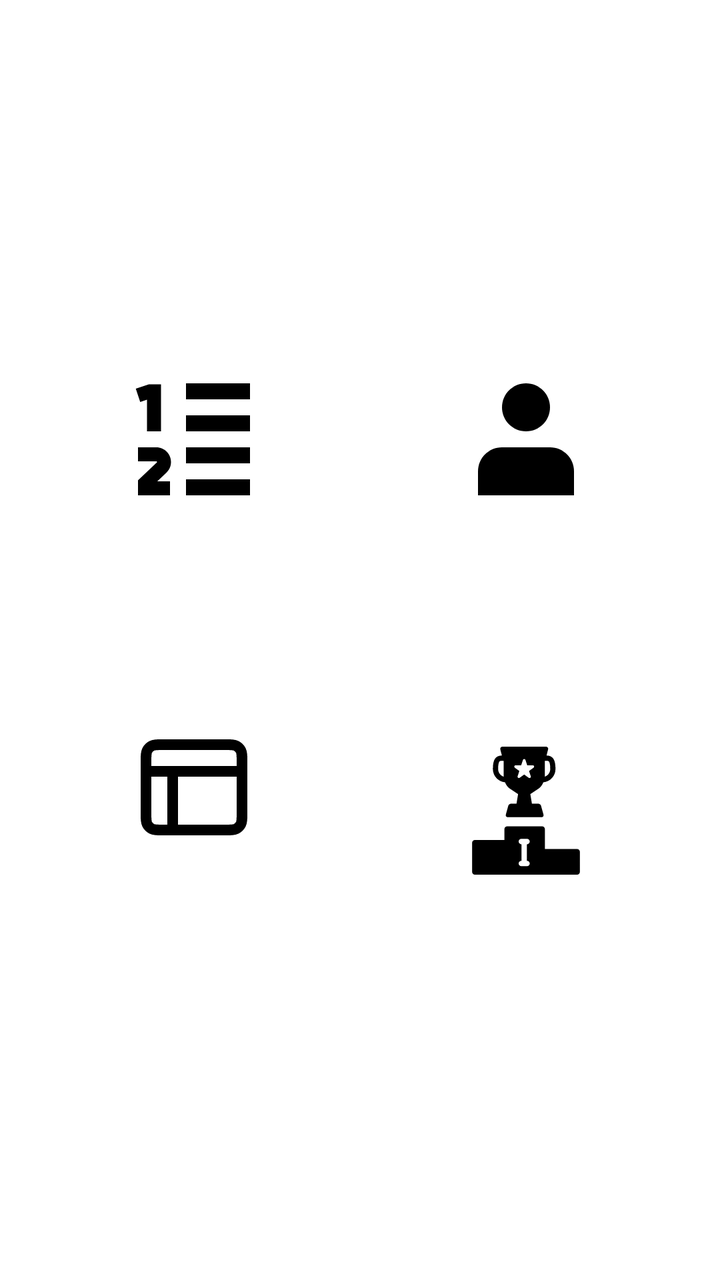
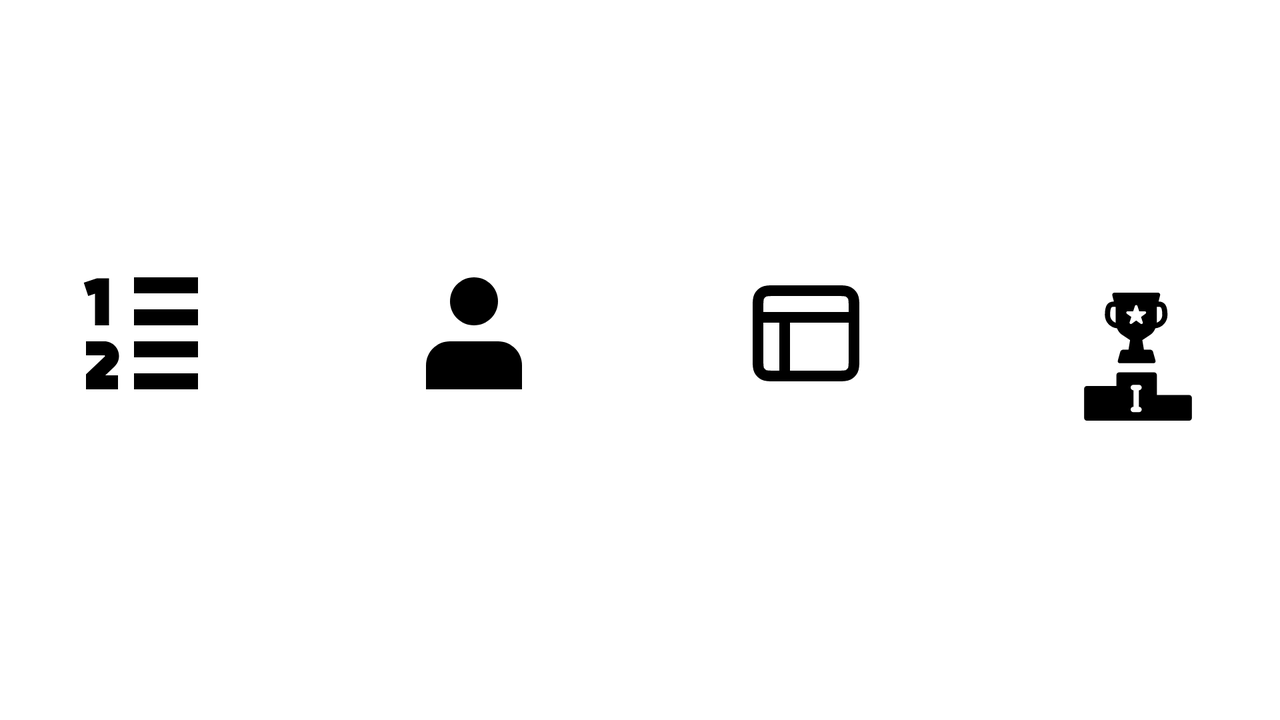

First picture: res/layout/ on a phone held upright. Second picture: the repository's own variant of that layout, on a device whose configuration matches the variant's folder. Source for both follows.
<!-- AndroidManifest.xml: application theme Theme.GeneradorDeEmparejamientos -->
<!-- res/layout/activity_tournament.xml -->
<?xml version="1.0" encoding="utf-8"?>
<LinearLayout xmlns:android="http://schemas.android.com/apk/res/android"
    xmlns:tools="http://schemas.android.com/tools"
    xmlns:app="http://schemas.android.com/apk/res-auto"
    android:id="@+id/main"
    android:layout_width="match_parent"
    android:layout_height="match_parent"
    android:gravity="center"
    android:orientation="vertical"
    android:padding="16dp"
    android:layout_marginTop="35dp"
    android:layout_marginBottom="20dp"
    tools:context=".presentation.TournamentActivity">

    <LinearLayout
        android:layout_width="match_parent"
        android:layout_height="wrap_content">
        <TextView
            android:layout_width="match_parent"
            android:layout_height="wrap_content"
            android:text="@string/tournamentTitle"
            android:textAlignment="center"
            android:textSize="24sp"
            android:textStyle="bold"
            android:textColor="?attr/colorOnBackground"/>
    </LinearLayout>

    <LinearLayout
        android:layout_width="match_parent"
        android:layout_height="wrap_content"
        android:orientation="horizontal"
        android:gravity="center"
        android:padding="4dp">

        <LinearLayout
            android:id="@+id/roundsCard"
            android:orientation="vertical"
            android:layout_width="150dp"
            android:layout_height="150dp"
            android:background="@drawable/card_background"
            android:layout_margin="8dp"
            android:padding="8dp"
            android:gravity="center">
            <ImageView
                android:layout_width="match_parent"
                android:layout_height="80dp"
                android:src="@drawable/list_ordered_svgrepo_com"
                android:padding="8dp"
                android:background="?attr/selectableItemBackground"
                app:tint="?attr/colorOnBackground"
                android:contentDescription="@string/roundsListDescription"/>

            <TextView
                android:id="@+id/roundsTitle"
                android:layout_width="wrap_content"
                android:layout_height="wrap_content"
                android:text="@string/roundsText"
                android:textAlignment="center"
                android:textSize="20sp"
                android:textStyle="bold"
                android:layout_gravity="center"
                android:textColor="?attr/colorOnBackground"/>
        </LinearLayout>
        <LinearLayout
            android:id="@+id/playersCard"
            android:orientation="vertical"
            android:layout_width="150dp"
            android:layout_height="150dp"
            android:background="@drawable/card_background"
            android:layout_margin="8dp"
            android:padding="8dp"
            android:gravity="center">

            <ImageView
                android:layout_width="match_parent"
                android:layout_height="80dp"
                android:src="@drawable/user_svgrepo_com"
                android:padding="8dp"
                android:background="?attr/selectableItemBackground"
                app:tint="?attr/colorOnBackground"
                android:contentDescription="@string/playersIconDescription"/>

            <TextView
                android:id="@+id/playersTitle"
                android:layout_width="wrap_content"
                android:layout_height="wrap_content"
                android:text="@string/playersText"
                android:textAlignment="center"
                android:textSize="20sp"
                android:textStyle="bold"
                android:layout_gravity="center"
                android:textColor="?attr/colorOnBackground"/>
        </LinearLayout>
    </LinearLayout>

    <LinearLayout
        android:layout_width="match_parent"
        android:layout_height="wrap_content"
        android:orientation="horizontal"
        android:gravity="center"
        android:padding="4dp">
        <LinearLayout
            android:id="@+id/tableCard"
            android:orientation="vertical"
            android:layout_width="150dp"
            android:layout_height="150dp"
            android:background="@drawable/card_background"
            android:layout_margin="8dp"
            android:padding="8dp"
            android:gravity="center">
            <ImageView
                android:layout_width="match_parent"
                android:layout_height="80dp"
                android:contentDescription="@string/tableIconDescription"
                android:src="@drawable/table_layout_svgrepo_com"
                android:padding="8dp"
                android:background="?attr/selectableItemBackground"
                app:tint="?attr/colorOnBackground"/>

            <TextView
                android:id="@+id/tableTitle"
                android:layout_width="wrap_content"
                android:layout_height="wrap_content"
                android:text="@string/tableText"
                android:textAlignment="center"
                android:textSize="20sp"
                android:textStyle="bold"
                android:layout_gravity="center"
                android:textColor="?attr/colorOnBackground"/>
        </LinearLayout>
        <LinearLayout
            android:id="@+id/classificationCard"
            android:orientation="vertical"
            android:layout_width="150dp"
            android:layout_height="150dp"
            android:background="@drawable/card_background"
            android:layout_margin="8dp"
            android:padding="8dp"
            android:gravity="center">
            <ImageView
                android:layout_width="match_parent"
                android:layout_height="80dp"
                android:src="@drawable/podium_with_cup_svgrepo_com"
                android:padding="8dp"
                android:background="?attr/selectableItemBackground"
                app:tint="?attr/colorOnBackground"
                android:contentDescription="@string/classificationIconDescription"/>

            <TextView
                android:id="@+id/classificationTitle"
                android:layout_width="wrap_content"
                android:layout_height="wrap_content"
                android:text="@string/classificationText"
                android:textAlignment="center"
                android:textSize="20sp"
                android:textStyle="bold"
                android:layout_gravity="center"
                android:textColor="?attr/colorOnBackground"/>
        </LinearLayout>
    </LinearLayout>

    <Button
        android:id="@+id/exitButton"
        android:layout_width="match_parent"
        android:layout_height="wrap_content"
        android:text="@string/exitText"
        android:layout_marginTop="16dp"
        android:backgroundTint="@android:color/holo_red_dark"
        android:textColor="@android:color/white"/>

</LinearLayout>
<!-- resources referenced by this layout -->
<resources>
  <!-- drawable list_ordered_svgrepo_com (drawable) -->
  <vector xmlns:android="http://schemas.android.com/apk/res/android"
      android:width="200dp"
      android:height="200dp"
      android:viewportWidth="16"
      android:viewportHeight="16">
    <path
        android:pathData="M7,1H15V3H7V1Z"
        android:fillColor="#000000"/>
    <path
        android:pathData="M7,5H15V7H7V5Z"
        android:fillColor="#000000"/>
    <path
        android:pathData="M15,9H7V11H15V9Z"
        android:fillColor="#000000"/>
    <path
        android:pathData="M7,13H15V15H7V13Z"
        android:fillColor="#000000"/>
    <path
        android:pathData="M3.289,10.75H1V9H3.289C4.303,9 5.125,9.822 5.125,10.836C5.125,11.341 4.918,11.823 4.552,12.17L3.411,13.25H5V15H1V13.124L3.348,10.899C3.365,10.883 3.375,10.86 3.375,10.836C3.375,10.789 3.336,10.75 3.289,10.75Z"
        android:fillColor="#000000"/>
    <path
        android:pathData="M2.358,1.125L0.723,1.67L1.277,3.33L2.125,3.047V7H3.875V1.125H2.358Z"
        android:fillColor="#000000"/>
  </vector>
  <!-- drawable podium_with_cup_svgrepo_com: vector/xml drawable (drawable, 2575 chars, omitted) -->
  <!-- drawable table_layout_svgrepo_com (drawable) -->
  <vector xmlns:android="http://schemas.android.com/apk/res/android"
      android:width="200dp"
      android:height="200dp"
      android:viewportWidth="24"
      android:viewportHeight="24">
    <path
        android:pathData="M4,9L20,9M8,9V20M6.2,20H17.8C18.92,20 19.48,20 19.908,19.782C20.284,19.59 20.59,19.284 20.782,18.908C21,18.48 21,17.92 21,16.8V7.2C21,6.08 21,5.52 20.782,5.092C20.59,4.716 20.284,4.41 19.908,4.218C19.48,4 18.92,4 17.8,4H6.2C5.08,4 4.52,4 4.092,4.218C3.716,4.41 3.41,4.716 3.218,5.092C3,5.52 3,6.08 3,7.2V16.8C3,17.92 3,18.48 3.218,18.908C3.41,19.284 3.716,19.59 4.092,19.782C4.52,20 5.08,20 6.2,20Z"
        android:strokeLineJoin="round"
        android:strokeWidth="2"
        android:fillColor="#00000000"
        android:strokeColor="#000000"
        android:strokeLineCap="round"/>
  </vector>
  <!-- drawable user_svgrepo_com (drawable) -->
  <vector xmlns:android="http://schemas.android.com/apk/res/android"
      android:width="200dp"
      android:height="200dp"
      android:viewportWidth="16"
      android:viewportHeight="16">
    <path
        android:pathData="M8,7C9.657,7 11,5.657 11,4C11,2.343 9.657,1 8,1C6.343,1 5,2.343 5,4C5,5.657 6.343,7 8,7Z"
        android:fillColor="#000000"/>
    <path
        android:pathData="M14,12C14,10.343 12.657,9 11,9H5C3.343,9 2,10.343 2,12V15H14V12Z"
        android:fillColor="#000000"/>
  </vector>
  <string name="classificationIconDescription">Ver Clasificación</string>
  <string name="classificationText">Clasificación</string>
  <string name="exitText">Salir del torneo</string>
  <string name="playersIconDescription">Ver Lista de Participantes</string>
  <string name="playersText">Lista de participantes</string>
  <string name="roundsListDescription">Ver lista de rondas</string>
  <string name="roundsText">Lista de rondas</string>
  <string name="tableIconDescription">Ver Tabla de resultados</string>
  <string name="tableText">Tabla de resultados</string>
  <string name="tournamentTitle">Torneo de Tennis de Mesa</string>
</resources>
<!-- res/layout-land/activity_tournament.xml (the repository's variant of the layout above) -->
<!-- drawn on the phone turned sideways -->
<?xml version="1.0" encoding="utf-8"?>
<LinearLayout xmlns:android="http://schemas.android.com/apk/res/android"
    xmlns:tools="http://schemas.android.com/tools"
    xmlns:app="http://schemas.android.com/apk/res-auto"
    android:id="@+id/main"
    android:layout_width="match_parent"
    android:layout_height="match_parent"
    android:gravity="center"
    android:orientation="vertical"
    android:padding="16dp"
    android:layout_marginTop="35dp"
    android:layout_marginBottom="20dp"
    tools:context=".presentation.TournamentActivity">

    <LinearLayout
        android:layout_width="match_parent"
        android:layout_height="wrap_content">
        <TextView
            android:layout_width="match_parent"
            android:layout_height="wrap_content"
            android:text="@string/tournamentTitle"
            android:textAlignment="center"
            android:textSize="24sp"
            android:textStyle="bold"
            android:textColor="?attr/colorOnBackground"/>
    </LinearLayout>

    <LinearLayout
        android:layout_width="match_parent"
        android:layout_height="wrap_content"
        android:orientation="horizontal"
        android:gravity="center"
        android:padding="4dp">

        <LinearLayout
            android:id="@+id/roundsCard"
            android:orientation="vertical"
            android:layout_width="150dp"
            android:layout_height="150dp"
            android:background="@drawable/card_background"
            android:layout_margin="8dp"
            android:padding="8dp"
            android:gravity="center">
            <ImageView
                android:layout_width="match_parent"
                android:layout_height="80dp"
                android:src="@drawable/list_ordered_svgrepo_com"
                android:padding="8dp"
                android:background="?attr/selectableItemBackground"
                app:tint="?attr/colorOnBackground"
                android:contentDescription="@string/roundsListDescription"/>

            <TextView
                android:id="@+id/roundsTitle"
                android:layout_width="wrap_content"
                android:layout_height="wrap_content"
                android:text="@string/roundsText"
                android:textAlignment="center"
                android:textSize="20sp"
                android:textStyle="bold"
                android:layout_gravity="center"
                android:textColor="?attr/colorOnBackground"/>
        </LinearLayout>
        <LinearLayout
            android:id="@+id/playersCard"
            android:orientation="vertical"
            android:layout_width="150dp"
            android:layout_height="150dp"
            android:background="@drawable/card_background"
            android:layout_margin="8dp"
            android:padding="8dp"
            android:gravity="center">

            <ImageView
                android:layout_width="match_parent"
                android:layout_height="80dp"
                android:src="@drawable/user_svgrepo_com"
                android:padding="8dp"
                android:background="?attr/selectableItemBackground"
                app:tint="?attr/colorOnBackground"
                android:contentDescription="@string/playersIconDescription"/>

            <TextView
                android:id="@+id/playersTitle"
                android:layout_width="wrap_content"
                android:layout_height="wrap_content"
                android:text="@string/playersText"
                android:textAlignment="center"
                android:textSize="20sp"
                android:textStyle="bold"
                android:layout_gravity="center"
                android:textColor="?attr/colorOnBackground"/>
        </LinearLayout>
        <LinearLayout
            android:id="@+id/tableCard"
            android:orientation="vertical"
            android:layout_width="150dp"
            android:layout_height="150dp"
            android:background="@drawable/card_background"
            android:layout_margin="8dp"
            android:padding="8dp"
            android:gravity="center">
            <ImageView
                android:layout_width="match_parent"
                android:layout_height="80dp"
                android:contentDescription="@string/tableIconDescription"
                android:src="@drawable/table_layout_svgrepo_com"
                android:padding="8dp"
                android:background="?attr/selectableItemBackground"
                app:tint="?attr/colorOnBackground"/>

            <TextView
                android:id="@+id/tableTitle"
                android:layout_width="wrap_content"
                android:layout_height="wrap_content"
                android:text="@string/tableText"
                android:textAlignment="center"
                android:textSize="20sp"
                android:textStyle="bold"
                android:layout_gravity="center"
                android:textColor="?attr/colorOnBackground"/>
        </LinearLayout>
        <LinearLayout
            android:id="@+id/classificationCard"
            android:orientation="vertical"
            android:layout_width="150dp"
            android:layout_height="150dp"
            android:background="@drawable/card_background"
            android:layout_margin="8dp"
            android:padding="8dp"
            android:gravity="center">
            <ImageView
                android:layout_width="match_parent"
                android:layout_height="80dp"
                android:src="@drawable/podium_with_cup_svgrepo_com"
                android:padding="8dp"
                android:background="?attr/selectableItemBackground"
                app:tint="?attr/colorOnBackground"
                android:contentDescription="@string/classificationIconDescription"/>

            <TextView
                android:id="@+id/classificationTitle"
                android:layout_width="wrap_content"
                android:layout_height="wrap_content"
                android:text="@string/classificationText"
                android:textAlignment="center"
                android:textSize="20sp"
                android:textStyle="bold"
                android:layout_gravity="center"
                android:textColor="?attr/colorOnBackground"/>
        </LinearLayout>
    </LinearLayout>

    <Button
        android:id="@+id/exitButton"
        android:layout_width="match_parent"
        android:layout_height="wrap_content"
        android:text="@string/exitText"
        android:layout_marginTop="16dp"
        android:backgroundTint="@android:color/holo_red_dark"
        android:textColor="@android:color/white"/>

</LinearLayout>
